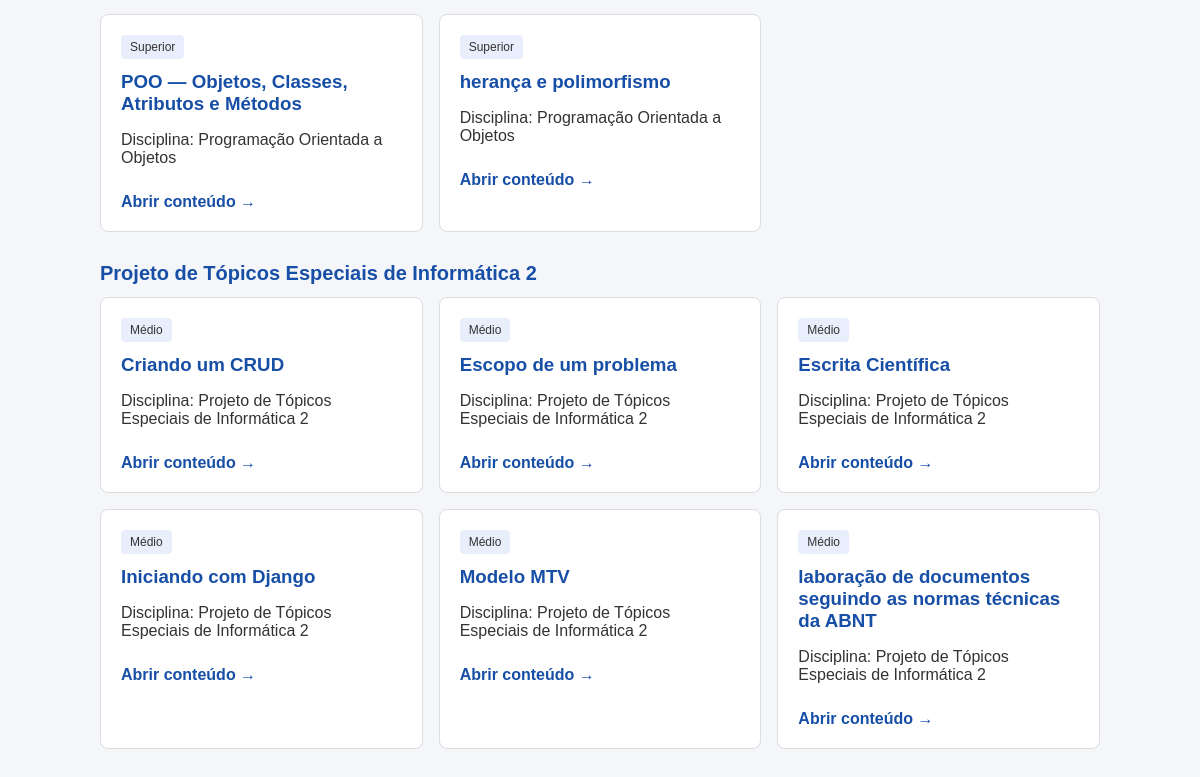
The page /conteudos/ (lower part) on the database as committed earlier.
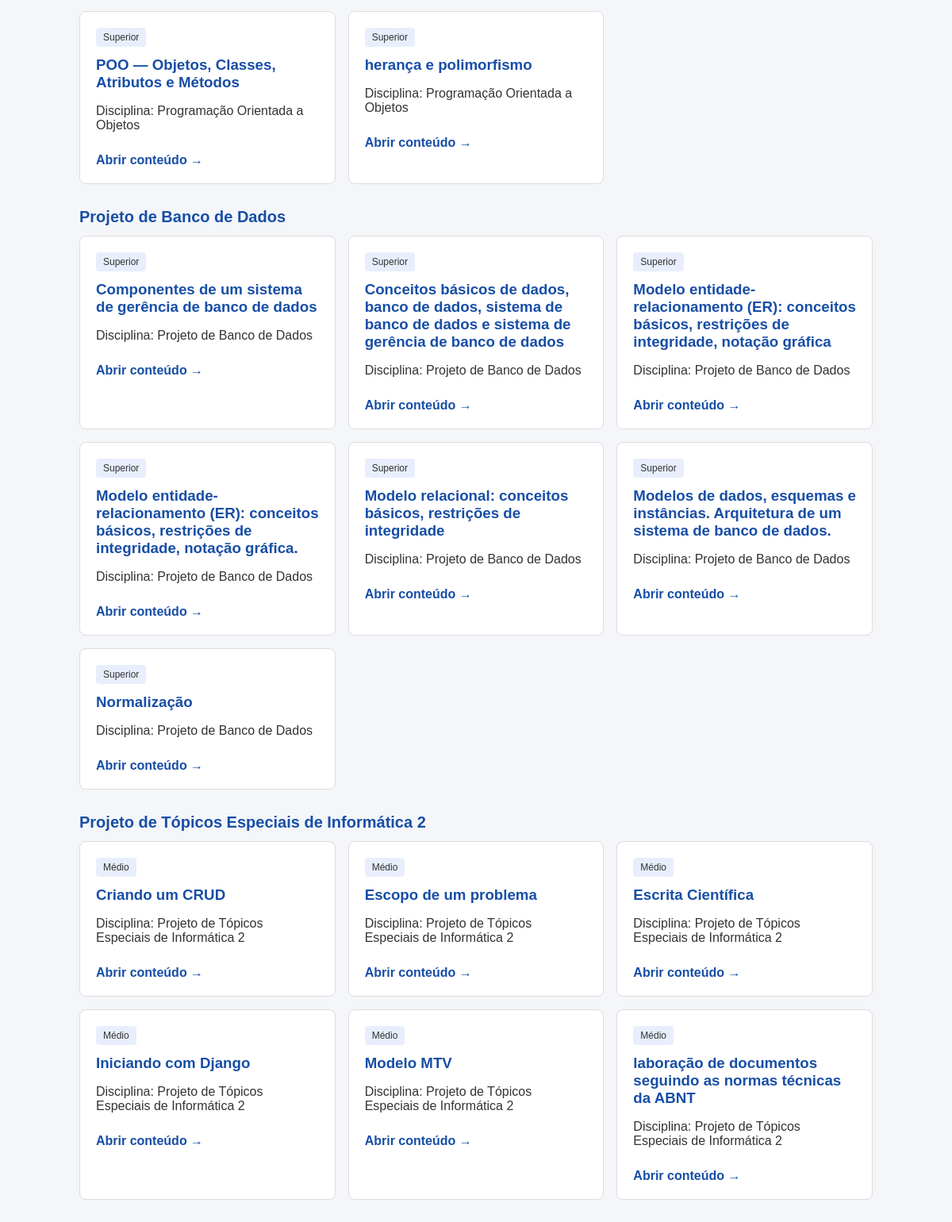
The same page on the database as committed later.
### disciplines/models.py (models this page shows, shortened)
class Conteudo(models.Model):
    titulo        = models.CharField(max_length=500, default="Novo Conteúdo")
    descricao = models.TextField(max_length=5000000000000)
    disciplina = models.ForeignKey(Disciplina, on_delete=models.CASCADE)

class Disciplina(models.Model):
    nome = models.CharField(max_length=500)
    nivel = models.ForeignKey(Nivel, on_delete=models.CASCADE)

class Nivel(models.Model):
    nome = models.CharField(max_length=100, choices=TIPO_NIVEL.items())

### disciplines/views.py (the view)
# urls.py: path("conteudos/",views.listar_conteudos,name="listar_conteudos"),
def listar_conteudos(request):
    conteudos = Conteudo.objects.select_related(
        "disciplina",
        "disciplina__nivel"
    ).order_by(
        "disciplina__nome",
        "titulo"
    )
    return render(
        request,
        "disciplines/listar_conteudos.html",
        {
            "conteudos": conteudos
        }
    )

### disciplines/templates/disciplines/listar_conteudos.html (shortened to what this page needs)
<!DOCTYPE html>
<html lang="pt-BR">
<head>
</head>
<body>
    <main class="container">
        {% regroup conteudos by disciplina as grupos %}
        {% for grupo in grupos %}
            <h2 class="disciplina">
                {{ grupo.grouper.nome }}
            </h2>
            <div class="lista-conteudos">
                {% for conteudo in grupo.list %}
                    <a
                        class="card"
                        href="{% url 'disciplines:visualizar_conteudo' conteudo.id %}"
                    >
                        <span class="nivel">
                            {{ conteudo.disciplina.nivel.get_nome_display }}
                        </span>
                        <h3>
                            {{ conteudo.titulo }}
                        </h3>
                        <p>
                            Disciplina:
                            {{ conteudo.disciplina.nome }}
                        </p>
                        <span class="abrir">
                            Abrir conteúdo →
                        </span>
                    </a>
                {% endfor %}
            </div>
        {% empty %}
            <div class="vazio">
                <p>Nenhum conteúdo foi cadastrado.</p>
            </div>
        {% endfor %}
    </main>
</body>
</html>

Rows that differ between the two databases and show on the page:
added Disciplina: grouper.nome "Projeto de Banco de Dados"
added Conteudo: disciplina.nivel.nome "Superior", titulo "Componentes de um sistema de gerência de banco de dados", disciplina.nome "Projeto de Banco de Dados"
added Conteudo: disciplina.nivel.nome "Superior", titulo "Conceitos básicos de dados, banco de dados, sistema de banco de dados e sistema de gerência de banco de dados", disciplina.nome "Projeto de Banco de Dados"
added Conteudo: disciplina.nivel.nome "Superior", titulo "Modelo entidade-relacionamento (ER): conceitos básicos, restrições de integridade, notação gráfica", disciplina.nome "Projeto de Banco de Dados"
added Conteudo: disciplina.nivel.nome "Superior", titulo "Modelo entidade-relacionamento (ER): conceitos básicos, restrições de integridade, notação gráfica.", disciplina.nome "Projeto de Banco de Dados"
added Conteudo: disciplina.nivel.nome "Superior", titulo "Modelo relacional: conceitos básicos, restrições de integridade", disciplina.nome "Projeto de Banco de Dados"
added Conteudo: disciplina.nivel.nome "Superior", titulo "Modelos de dados, esquemas e instâncias. Arquitetura de um sistema de banco de dados.", disciplina.nome "Projeto de Banco de Dados"
added Conteudo: disciplina.nivel.nome "Superior", titulo "Normalização", disciplina.nome "Projeto de Banco de Dados"
